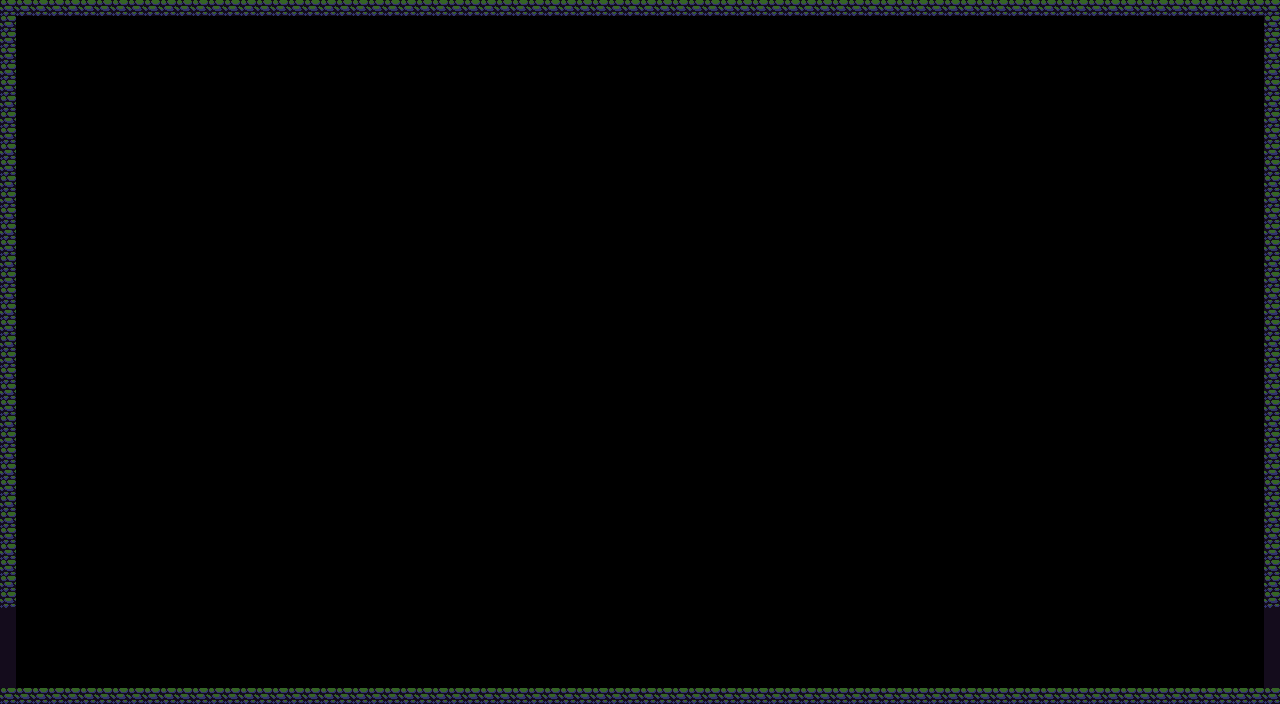

Rendered tile map (Tiled .tmx) drawn with the repository's tilesets; below, a short description and the map source with its tile grids summarised:
An orthogonal 80x44 tile map with 16x16 px tiles, 1 tile layer (Tile Layer 1) and 4 objects.

<map version="1.2" tiledversion="2018.12.22" orientation="orthogonal" renderorder="right-down" width="80" height="44" tilewidth="16" tileheight="16" infinite="0" nextlayerid="10" nextobjectid="34">
 <tileset firstgid="1" source="metroid_like.tsx" />
 <layer id="9" name="Tile Layer 1" width="80" height="44">
  <data>[3520 cells, 244 non-empty, 2 distinct tile ids]</data>
 </layer>
 <objectgroup id="2" name="boarder">
  <object id="30" x="1280" y="704">
   <polygon points="0,0 0,-16 -1280,-16 -1280,0" />
  </object>
  <object id="31" x="1280" y="608">
   <polygon points="0,0 0,-592 -16,-592 -16,0" />
  </object>
  <object id="32" x="1280" y="0">
   <polygon points="0,0 -1280,0 -1280,16 0,16" />
  </object>
  <object id="33" x="16" y="608">
   <polygon points="0,0 -16,0 -16,-592 0,-592" />
  </object>
 </objectgroup>
</map>
